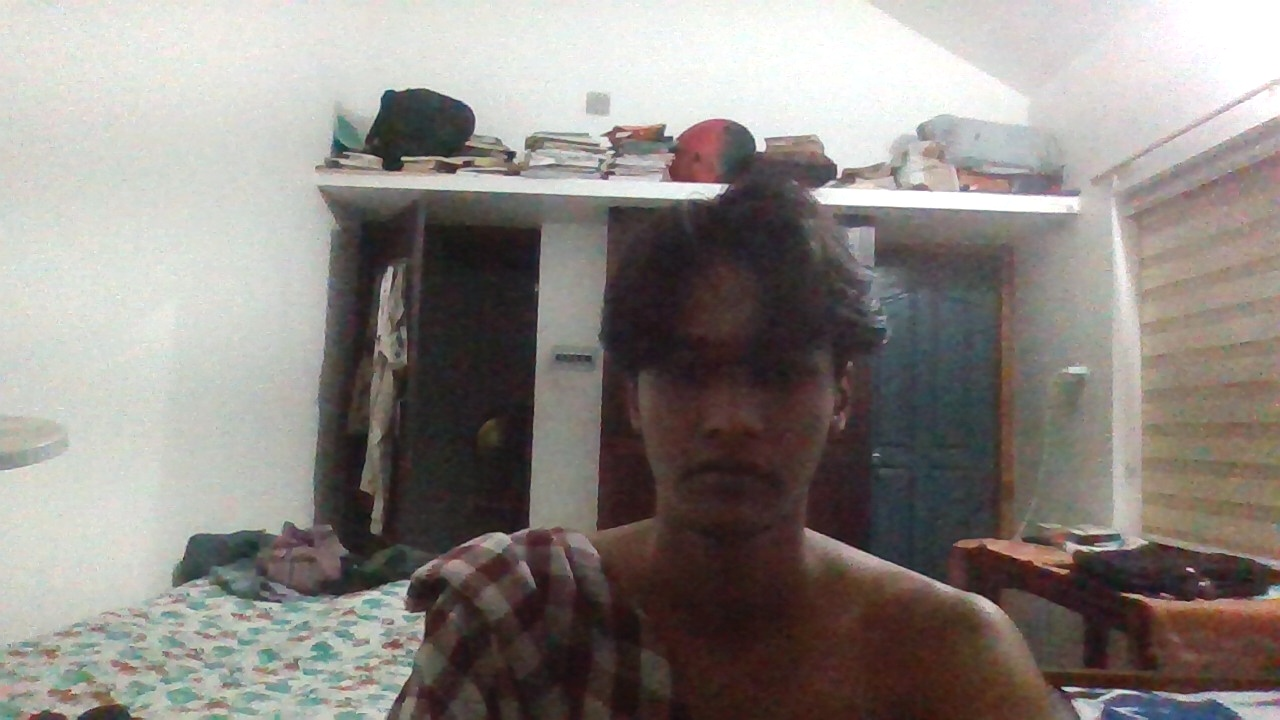
#> input picture photos/magic_20260225_230341_NONE.jpg, 1280 x 720 px
$ python -i filters.py   (imports and definitions only)
#> lines starting #> are read from the running program, lines starting #| are printed output that depends on the picture
#> further down, picture is the input picture: shape (720, 1280, 3); mean B, G, R 129.8, 134.1, 139.9
import cv2
import numpy as np
from enum import Enum
from typing import Optional

class FilterType(Enum):
    NONE = "none"
    GLITCH = "glitch"
    NEON = "neon"
    DREAMY = "dreamy"
    RETRO = "retro"
    NOIR = "noir"
    BW = "bw"
    STRANGER_THEME = "stranger_theme"

def enhance_sharpness(image: np.ndarray, strength: float = 1.0) -> np.ndarray:
    gaussian = cv2.GaussianBlur(image, (0, 0), 3)
    return cv2.addWeighted(image, 1.0 + strength, gaussian, -strength, 0)

def denoise_image(image: np.ndarray, strength: int = 5) -> np.ndarray:
    return cv2.bilateralFilter(image, d=5, sigmaColor=strength*10, sigmaSpace=strength*10)

# [45 lines left out: functions add_vignette, add_film_grain, apply_glitch, not called in this run]

def apply_neon(image: np.ndarray) -> np.ndarray:
    result = image.copy()
    lab = cv2.cvtColor(result, cv2.COLOR_BGR2LAB)
#> lab: shape (720, 1280, 3); mean of channels 0, 1, 2 139.7, 130, 131.4
    l, a, b = cv2.split(lab)
    clahe = cv2.createCLAHE(clipLimit=2.5, tileGridSize=(8, 8))
    l = clahe.apply(l)
    a = cv2.convertScaleAbs(a, alpha=1.2, beta=0)
    b = cv2.convertScaleAbs(b, alpha=0.9, beta=-10)
    lab = cv2.merge([l, a, b])
#> lab: shape (720, 1280, 3); mean of channels 0, 1, 2 141.5, 156, 108.2
    result = cv2.cvtColor(lab, cv2.COLOR_LAB2BGR)
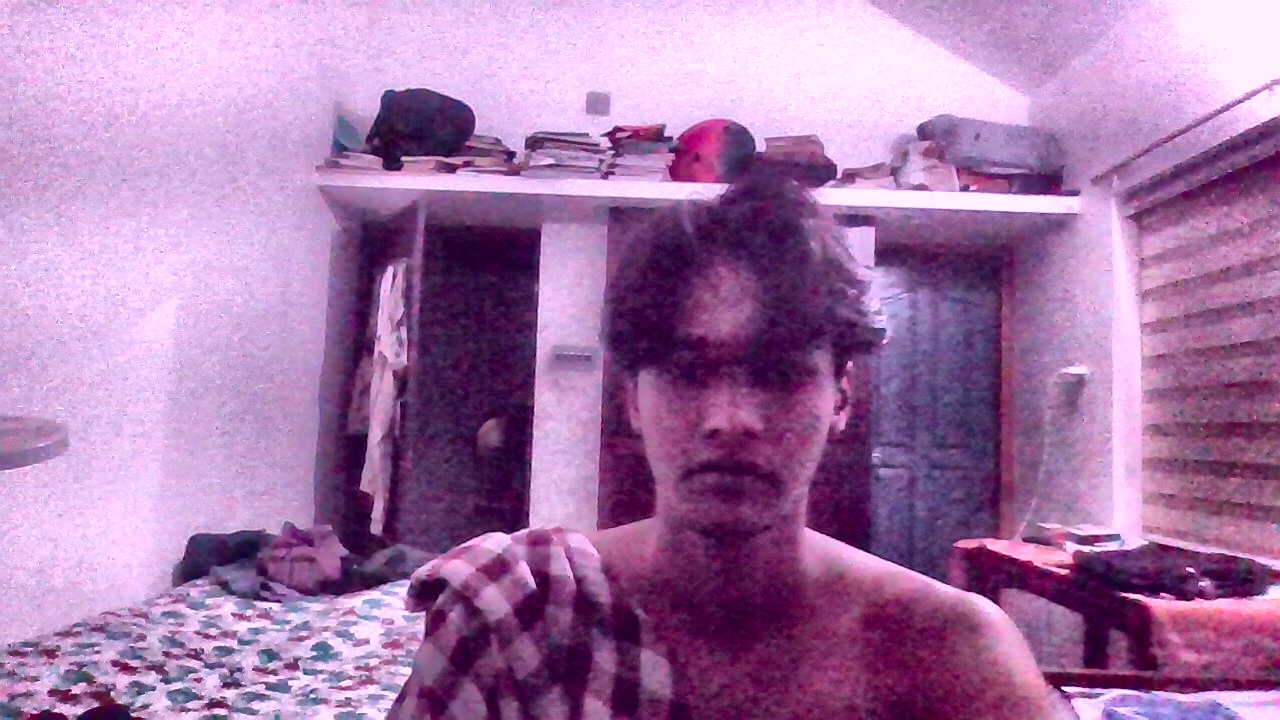
#> result: shape (720, 1280, 3); mean B, G, R 167.8, 118.7, 165.4

    b_ch, g_ch, r_ch = cv2.split(result)
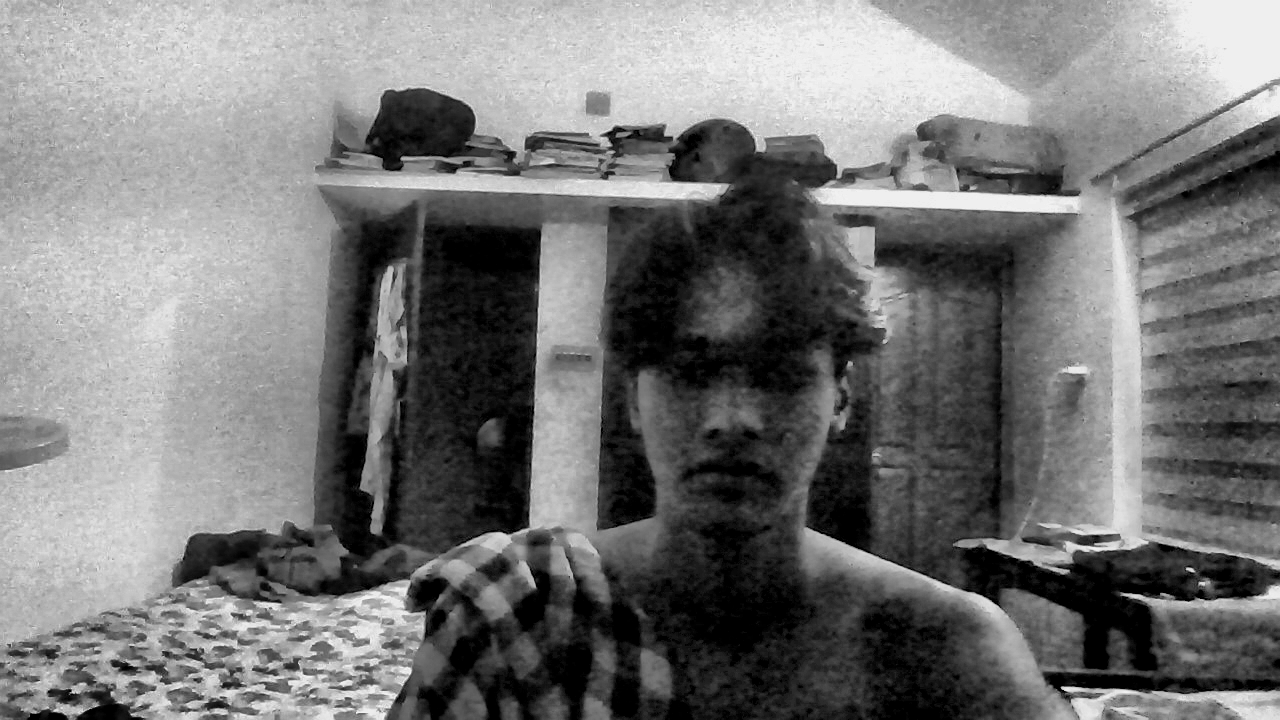
#> g_ch: shape (720, 1280); min 0, max 244, mean 118.7
    b_ch = cv2.convertScaleAbs(b_ch, alpha=1.15, beta=10)
    r_ch = cv2.convertScaleAbs(r_ch, alpha=1.1, beta=8)
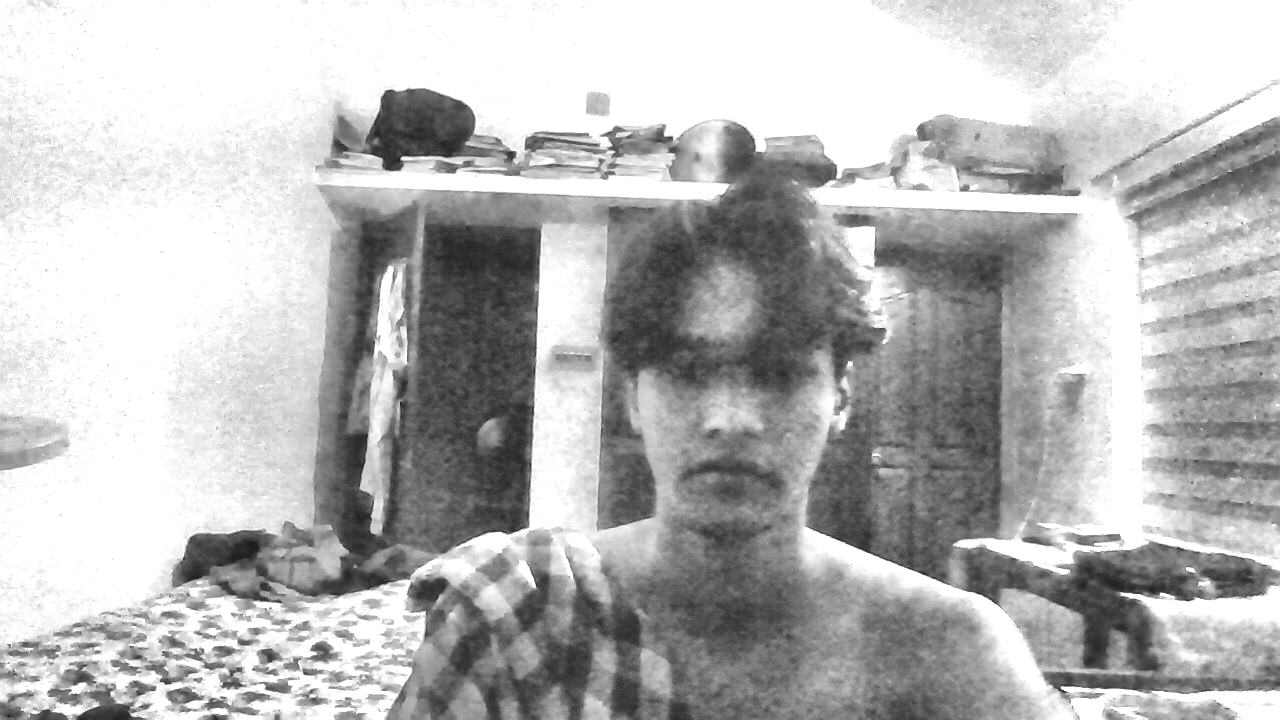
#> r_ch: shape (720, 1280); min 26, max 255, mean 184.2
    result = cv2.merge([b_ch, g_ch, r_ch])

    blurred = cv2.GaussianBlur(result, (0, 0), 8)
    result = cv2.addWeighted(result, 0.85, blurred, 0.15, 0)
    result = enhance_sharpness(result, strength=0.3)
#> in enhance_sharpness, `gaussian = cv2.GaussianBlur(image, (0, 0), 3)`:
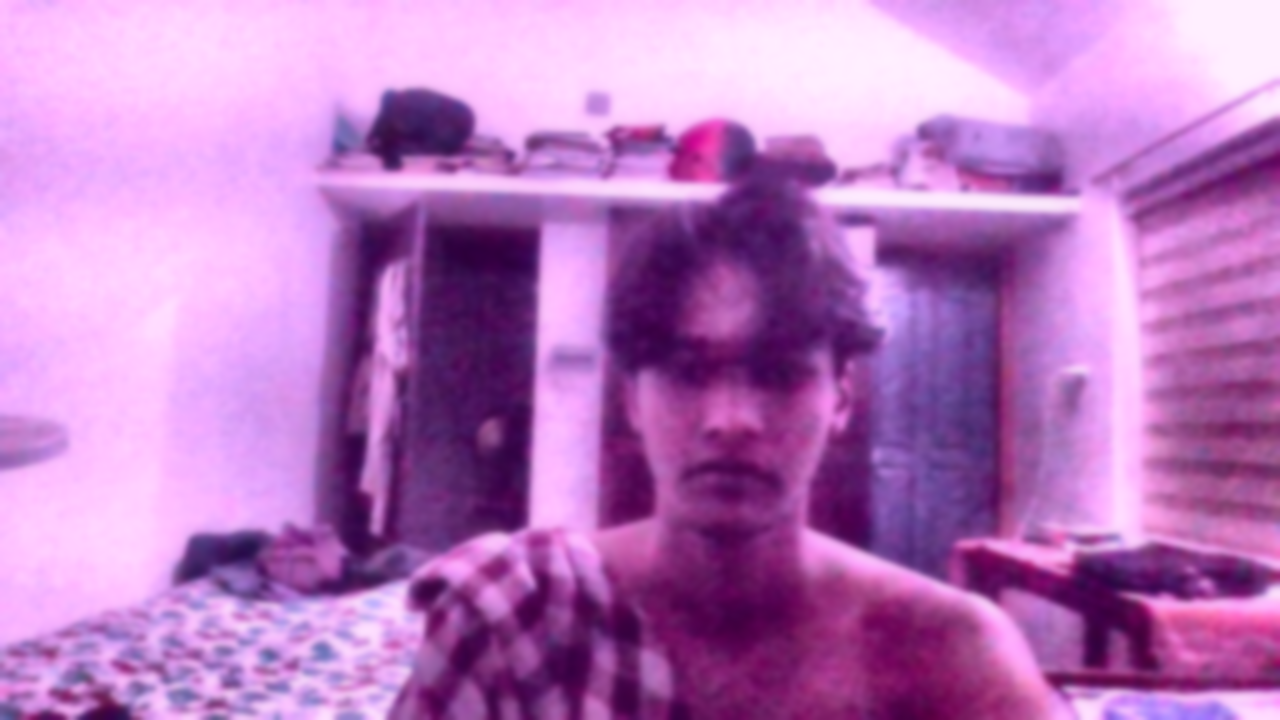
#> gaussian: shape (720, 1280, 3); mean B, G, R 190.2, 118.7, 184.2
    return result

# [146 lines left out: functions apply_dreamy, apply_retro, apply_noir, apply_bw, apply_stranger_theme, apply_filter and 1 more, not called in this run]

>>> import cv2
>>> picture = cv2.imread('../photos/magic_20260225_230341_NONE.jpg')
>>> result = apply_neon(picture)
